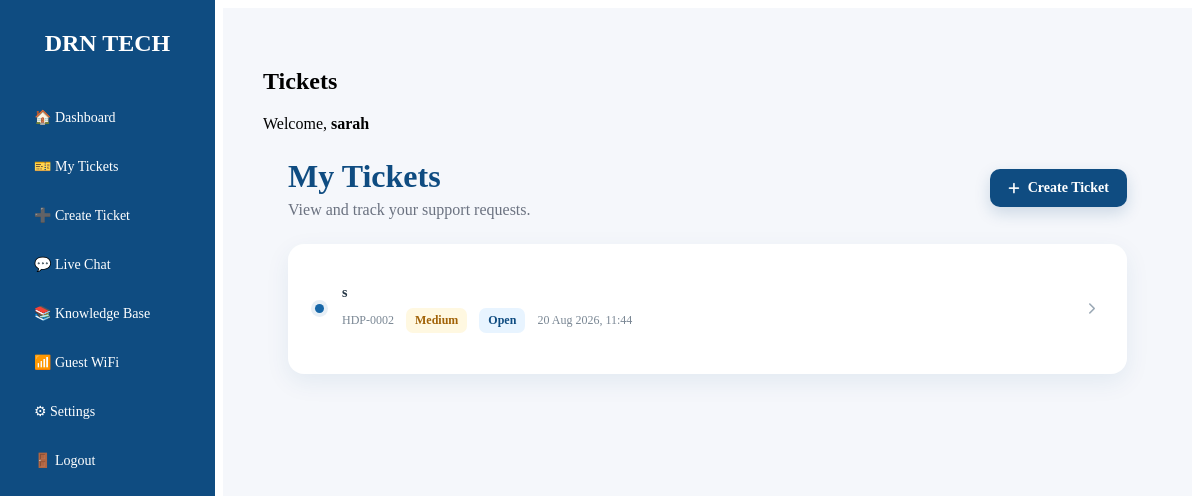
The app's page /tickets (signed in) with its own data.
### app.py (models this page shows, shortened)
class User(UserMixin, db.Model):
    id = db.Column(
        db.Integer,
        primary_key=True,
    )
    username = db.Column(
        db.String(100),
        nullable=False,
    )
    email = db.Column(
        db.String(120),
        unique=True,
        nullable=False,
    )
    password = db.Column(
        db.String(255),
        nullable=False,
    )
    is_admin = db.Column(
        db.Boolean,
        default=False,
        nullable=False,
    )
    is_active = db.Column(
        db.Boolean,
        default=True,
        nullable=False,
    )

class Ticket(db.Model):
    id = db.Column(
        db.Integer,
        primary_key=True,
    )
    ticket_number = db.Column(
        db.Integer,
        nullable=False,
    )
    subject = db.Column(
        db.String(200),
        nullable=False,
    )
    description = db.Column(
        db.Text,
        nullable=False,
    )
    priority = db.Column(
        db.String(20),
        nullable=False,
        default="Medium",
    )
    status = db.Column(
        db.String(20),
        nullable=False,
        default="Open",
    )
    created_at = db.Column(
        db.DateTime,
        default=datetime.utcnow,
    )
    user_id = db.Column(
        db.Integer,
        db.ForeignKey("user.id"),
        nullable=False,
    )
    user = db.relationship(
        "User",
        backref=db.backref(
            "tickets",
            lazy=True,
        ),
    )

### app.py (the view)
@app.route("/tickets")
@login_required
def tickets():
    user_tickets = Ticket.query.filter_by(
        user_id=current_user.id
    ).order_by(
        Ticket.created_at.desc()
    ).all()
    return render_template(
        "tickets.html",
        tickets=user_tickets,
    )

### app.py (called while the page is built)
@login_manager.user_loader
def load_user(user_id):
    user = db.session.get(User, int(user_id))
    if not user:
        return None
    if not user.is_active:
        return None
    return user

### templates/tickets.html (shortened to what this page needs)
{% extends "base.html" %}
{% block content %}
<div class="topbar-left">
    <h2>Tickets</h2>
</div>
<div class="topbar-right">
    <span>
        Welcome,
        <strong>{{ current_user.username }}</strong>
    </span>
</div>
<div class="tickets-page">
    <div class="tickets-header">
        <div>
            <h1>My Tickets</h1>
            <p>View and track your support requests.</p>
        </div>
        <a href="{{ url_for('create_ticket') }}" class="create-ticket-btn">
            <i class="fa-solid fa-plus"></i>
            Create Ticket
        </a>
    </div>
    <div class="tickets-card">
        {% if tickets %}
        <ul class="user-ticket-list user-ticket-list-full">
            {% for ticket in tickets %}
            <li class="user-ticket-list-item">
                <span class="ticket-bullet" aria-hidden="true"></span>
                <a
                    href="{{ url_for('ticket_details', ticket_id=ticket.id) }}"
                    class="user-ticket-list-link"
                >
                    <div class="user-ticket-list-main">
                        <strong>{{ ticket.subject }}</strong>
                        <div class="user-ticket-list-meta">
                            <span>
                                HDP-{{ "%04d"|format(ticket.id) }}
                            </span>
                            <span
                                class="priority-badge
                                priority-{{ ticket.priority|lower }}"
                            >
                                {{ ticket.priority }}
                            </span>
                            <span
                                class="status-badge
                                status-{{ ticket.status|lower|replace(' ', '-') }}"
                            >
                                {{ ticket.status }}
                            </span>
                            <span>
                                {% if ticket.created_at %}
                                    {{ ticket.created_at.strftime('%d %b %Y, %H:%M') }}
                                {% else %}
                                    —
                                {% endif %}
                            </span>
                        </div>
                    </div>
                    <span class="user-ticket-arrow">
                        <i class="fa-solid fa-chevron-right"></i>
                    </span>
                </a>
            </li>
            {% endfor %}
        </ul>
        {% endif %}
    </div>
</div>
{% endblock %}

### static/css/dashboard.css (style rules this page uses)
.create-ticket-btn { display: inline-flex; align-items: center; justify-content: center; gap: 8px; padding: 11px 18px; border-radius: 10px; background: #0F4C81; color: #ffffff; font-size: 14px; font-weight: 600; text-decoration: none; box-shadow: 0 6px 16px rgba(15, 76, 129, 0.18); transition: transform 0.2s ease, box-shadow 0.2s ease, background 0.2s ease; }
.create-ticket-btn i { font-size: 13px; }
.tickets-page { padding: 25px; }
.tickets-header { display: flex; justify-content: space-between; align-items: center; gap: 20px; margin-bottom: 25px; }
.tickets-header h1 { margin: 0 0 6px; color: #0F4C81; }
.tickets-header p { margin: 0; color: #6b7280; }
.tickets-card { background: #ffffff; border-radius: 16px; padding: 25px; box-shadow: 0 8px 25px rgba(15, 76, 129, 0.08); overflow: hidden; }
.user-ticket-list { list-style: none; padding: 0; margin: 0; }
.user-ticket-list-item { display: flex; align-items: center; gap: 13px; border-bottom: 1px solid #edf1f5; transition: background 0.2s ease; }
.user-ticket-list-item:last-child { border-bottom: none; }
.ticket-bullet { width: 9px; height: 9px; flex: 0 0 9px; border-radius: 50%; background: #1767A8; box-shadow: 0 0 0 4px rgba(23, 103, 168, 0.10); }
.user-ticket-list-link { flex: 1; min-width: 0; display: flex; align-items: center; justify-content: space-between; gap: 15px; padding: 16px 5px; color: inherit; text-decoration: none; }
.user-ticket-list-main { min-width: 0; }
.user-ticket-list-main > strong { display: block; margin-bottom: 7px; color: #263746; font-size: 14px; }
.user-ticket-list-meta { display: flex; align-items: center; flex-wrap: wrap; gap: 8px 12px; color: #7a8794; font-size: 12px; }
.user-ticket-arrow { flex-shrink: 0; color: #9aa8b5; font-size: 12px; }
.user-ticket-list-full .user-ticket-list-item { padding-left: 2px; padding-right: 2px; }

### static/css/admin.css (style rules this page uses)
.priority-badge { display: inline-block; padding: 5px 9px; border-radius: 7px; font-size: 12px; font-weight: 600; }
.priority-medium { background: #fff8e1; color: #a16207; }
.status-badge { display: inline-block; padding: 5px 9px; border-radius: 7px; font-size: 12px; font-weight: 600; }
.status-open { background: #e8f4ff; color: #0F4C81; }
.ticket-bullet { width: 9px; height: 9px; flex: 0 0 9px; border-radius: 50%; background: #1767A8; box-shadow: 0 0 0 4px rgba(23, 103, 168, 0.10); }

### records on screen
User: username "sarah"
Ticket: subject "s", id "0002", priority "Medium", status "Open", created_at "20 Aug 2026, 11:44"
